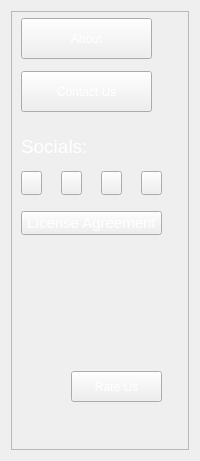
               <widget class="QWidget" name="page_2">
                <property name="geometry">
                 <rect>
                  <x>0</x>
                  <y>0</y>
                  <width>200</width>
                  <height>461</height>
                 </rect>
                </property>
                <attribute name="icon">
                 <iconset resource="Test.qrc">
                  <normaloff>:/newPrefix/images/down-filled-triangular-arrow.png</normaloff>:/newPrefix/images/down-filled-triangular-arrow.png</iconset>
                </attribute>
                <attribute name="label">
                 <string>            About Us</string>
                </attribute>
                <layout class="QVBoxLayout" name="verticalLayout_8">
                 <item>
                  <widget class="QFrame" name="frame_11">
                   <property name="frameShape">
                    <enum>QFrame::StyledPanel</enum>
                   </property>
                   <property name="frameShadow">
                    <enum>QFrame::Raised</enum>
                   </property>
                   <widget class="QLabel" name="label_4">
                    <property name="geometry">
                     <rect>
                      <x>10</x>
                      <y>125</y>
                      <width>71</width>
                      <height>21</height>
                     </rect>
                    </property>
                    <property name="font">
                     <font>
                      <pointsize>14</pointsize>
                     </font>
                    </property>
                    <property name="styleSheet">
                     <string notr="true">color: rgb(255, 255, 255);</string>
                    </property>
                    <property name="text">
                     <string>Socials:</string>
                    </property>
                   </widget>
                   <widget class="QPushButton" name="facebook">
                    <property name="geometry">
                     <rect>
                      <x>50</x>
                      <y>160</y>
                      <width>21</width>
                      <height>24</height>
                     </rect>
                    </property>
                    <property name="toolTip">
                     <string>&lt;html&gt;&lt;head/&gt;&lt;body&gt;&lt;p&gt;&lt;span style=&quot; color:#ffffff;&quot;&gt;Facebook Profile&lt;/span&gt;&lt;/p&gt;&lt;/body&gt;&lt;/html&gt;</string>
                    </property>
                    <property name="text">
                     <string/>
                    </property>
                    <property name="icon">
                     <iconset resource="Test.qrc">
                      <normaloff>:/newPrefix/images/facebook.png</normaloff>:/newPrefix/images/facebook.png</iconset>
                    </property>
                    <property name="iconSize">
                     <size>
                      <width>25</width>
                      <height>25</height>
                     </size>
                    </property>
                   </widget>
                   <widget class="QPushButton" name="twitter">
                    <property name="geometry">
                     <rect>
                      <x>90</x>
                      <y>160</y>
                      <width>21</width>
                      <height>24</height>
                     </rect>
                    </property>
                    <property name="toolTip">
                     <string>&lt;html&gt;&lt;head/&gt;&lt;body&gt;&lt;p&gt;&lt;span style=&quot; color:#ffffff;&quot;&gt;Twitter Profile&lt;/span&gt;&lt;/p&gt;&lt;/body&gt;&lt;/html&gt;</string>
                    </property>
                    <property name="text">
                     <string/>
                    </property>
                    <property name="icon">
                     <iconset resource="Test.qrc">
                      <normaloff>:/newPrefix/images/twitter.png</normaloff>:/newPrefix/images/twitter.png</iconset>
                    </property>
                    <property name="iconSize">
                     <size>
                      <width>25</width>
                      <height>25</height>
                     </size>
                    </property>
                   </widget>
                   <widget class="QPushButton" name="pushButton_19">
                    <property name="geometry">
                     <rect>
                      <x>60</x>
                      <y>360</y>
                      <width>91</width>
                      <height>31</height>
                     </rect>
                    </property>
                    <property name="toolTip">
                     <string>&lt;html&gt;&lt;head/&gt;&lt;body&gt;&lt;p&gt;Rate Your Experience&lt;/p&gt;&lt;/body&gt;&lt;/html&gt;</string>
                    </property>
                    <property name="styleSheet">
                     <string notr="true">color: rgb(255, 255, 255);</string>
                    </property>
                    <property name="text">
                     <string>Rate Us</string>
                    </property>
                    <property name="icon">
                     <iconset resource="Test.qrc">
                      <normaloff>:/newPrefix/images/rate (1).png</normaloff>:/newPrefix/images/rate (1).png</iconset>
                    </property>
                    <property name="iconSize">
                     <size>
                      <width>30</width>
                      <height>30</height>
                     </size>
                    </property>
                   </widget>
                   <widget class="QPushButton" name="instagram">
                    <property name="geometry">
                     <rect>
                      <x>130</x>
                      <y>160</y>
                      <width>21</width>
                      <height>24</height>
                     </rect>
                    </property>
                    <property name="toolTip">
                     <string>&lt;html&gt;&lt;head/&gt;&lt;body&gt;&lt;p&gt;Instagram Profile&lt;/p&gt;&lt;/body&gt;&lt;/html&gt;</string>
                    </property>
                    <property name="text">
                     <string/>
                    </property>
                    <property name="icon">
                     <iconset resource="Test.qrc">
                      <normaloff>:/newPrefix/images/instagram.png</normaloff>:/newPrefix/images/instagram.png</iconset>
                    </property>
                    <property name="iconSize">
                     <size>
                      <width>25</width>
                      <height>25</height>
                     </size>
                    </property>
                   </widget>
                   <widget class="QPushButton" name="pushButton_16">
                    <property name="geometry">
                     <rect>
                      <x>10</x>
                      <y>60</y>
                      <width>131</width>
                      <height>41</height>
                     </rect>
                    </property>
                    <property name="styleSheet">
                     <string notr="true">color: rgb(255, 255, 255);</string>
                    </property>
                    <property name="text">
                     <string>Contact Us</string>
                    </property>
                    <property name="icon">
                     <iconset resource="Test.qrc">
                      <normaloff>:/newPrefix/images/call.png</normaloff>:/newPrefix/images/call.png</iconset>
                    </property>
                   </widget>
                   <widget class="QPushButton" name="linkedIn">
                    <property name="geometry">
                     <rect>
                      <x>10</x>
                      <y>160</y>
                      <width>21</width>
                      <height>24</height>
                     </rect>
                    </property>
                    <property name="toolTip">
                     <string>&lt;html&gt;&lt;head/&gt;&lt;body&gt;&lt;p&gt;&lt;span style=&quot; color:#ffffff;&quot;&gt;LinkedIn Profile&lt;/span&gt;&lt;/p&gt;&lt;/body&gt;&lt;/html&gt;</string>
                    </property>
                    <property name="text">
                     <string/>
                    </property>
                    <property name="icon">
                     <iconset resource="Test.qrc">
                      <normaloff>:/newPrefix/images/linkedin.png</normaloff>:/newPrefix/images/linkedin.png</iconset>
                    </property>
                    <property name="iconSize">
                     <size>
                      <width>25</width>
                      <height>25</height>
                     </size>
                    </property>
                   </widget>
                   <widget class="QPushButton" name="pushButton_15">
                    <property name="geometry">
                     <rect>
                      <x>10</x>
                      <y>7</y>
                      <width>131</width>
                      <height>41</height>
                     </rect>
                    </property>
                    <property name="styleSheet">
                     <string notr="true">color: rgb(255, 255, 255);</string>
                    </property>
                    <property name="text">
                     <string>About</string>
                    </property>
                    <property name="icon">
                     <iconset resource="Test.qrc">
                      <normaloff>:/newPrefix/images/information.png</normaloff>:/newPrefix/images/information.png</iconset>
                    </property>
                   </widget>
                   <widget class="QPushButton" name="pushButton_20">
                    <property name="geometry">
                     <rect>
                      <x>10</x>
                      <y>200</y>
                      <width>141</width>
                      <height>24</height>
                     </rect>
                    </property>
                    <property name="font">
                     <font>
                      <pointsize>11</pointsize>
                     </font>
                    </property>
                    <property name="styleSheet">
                     <string notr="true">color: rgb(255, 255, 255);</string>
                    </property>
                    <property name="text">
                     <string>License Agreement</string>
                    </property>
                    <property name="icon">
                     <iconset resource="Test.qrc">
                      <normaloff>:/newPrefix/images/insurance.png</normaloff>:/newPrefix/images/insurance.png</iconset>
                    </property>
                   </widget>
                   <widget class="QLabel" name="label_5">
                    <property name="geometry">
                     <rect>
                      <x>0</x>
                      <y>230</y>
                      <width>161</width>
                      <height>111</height>
                     </rect>
                    </property>
                    <property name="font">
                     <font>
                      <family>Nirmala UI Semilight</family>
                     </font>
                    </property>
                    <property name="text">
                     <string/>
                    </property>
                    <property name="textFormat">
                     <enum>Qt::PlainText</enum>
                    </property>
                    <property name="pixmap">
                     <pixmap resource="Test.qrc">:/newPrefix/images/lic.png</pixmap>
                    </property>
                   </widget>
                  </widget>
                 </item>
                </layout>
               </widget>
